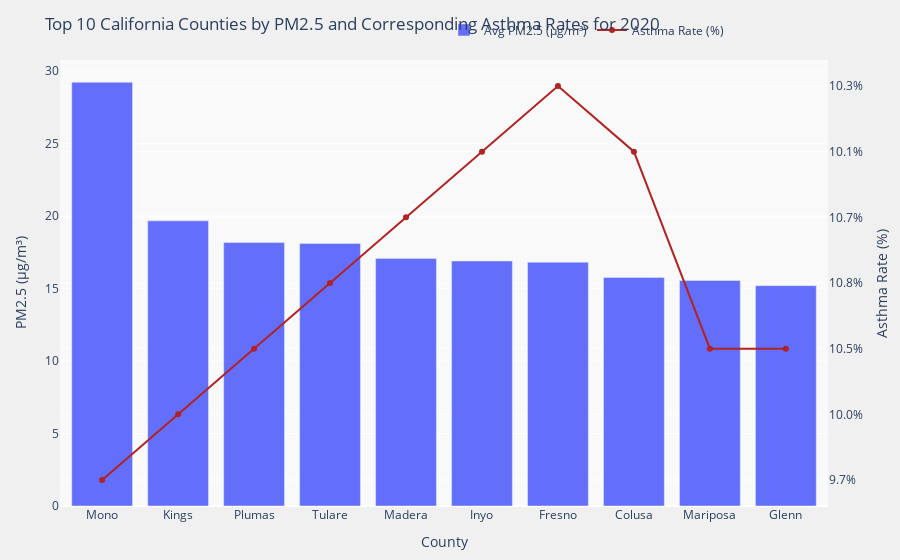

Write notebook code for a chart like this one.
### Markdown cell above
Remember our question: Which California counties had the highest average PM2.5 concentration in 2020 (data is already filtered for 2020), and what were their corresponding asthma rates?

### Code cell
# Initialize figure
fig = go.Figure()

# Bar chart for PM2.5
fig.add_trace(go.Bar(
    x=top10_pm25_asthma["county"],
    y=top10_pm25_asthma["avg_pm25"],
    name="Avg PM2.5 (μg/m³)",
    yaxis="y1"))

# Line plot for Asthma Rate
fig.add_trace(go.Scatter(
    x=top10_pm25_asthma["county"],
    y=top10_pm25_asthma["asthma_rate"],
    name="Asthma Rate (%)",
    yaxis="y2",
    mode="lines+markers",
    line=dict(color='firebrick')))

# Layout
fig.update_layout(
    title="Top 10 California Counties by PM2.5 and Corresponding Asthma Rates for 2020",
    xaxis=dict(title="County"),
    yaxis=dict(
        title="PM2.5 (μg/m³)",
        side="left"),
    yaxis2=dict(
        title="Asthma Rate (%)",
        overlaying="y",
        side="right"),
    legend=dict(x=0.5, y=1.1, orientation="h"),
    margin={"l": 60, "r": 60, "t": 60, "b": 40},

    # change background
    plot_bgcolor="#f9f9f9",
    paper_bgcolor="#f0f0f0")

fig.show()

# Save as html
fig.write_html("pm25_asthma_chart.html")

### Figure 1 — Plotly figure (JSON) as saved in the notebook; plotly's stock layout.template omitted (floating-point values rounded to 4 significant figures)
{"data": [{"name": "Avg PM2.5 (μg/m³)", "type": "bar", "x": ["Mono", "Kings", "Plumas", "Tulare", "Madera", "Inyo", "Fresno", "Colusa", "Mariposa", "Glenn"], "y": [29.21, 19.66, 18.16, 18.1, 17.07, 16.89, 16.8, 15.75, 15.55, 15.19], "yaxis": "y"}, {"line": {"color": "firebrick"}, "mode": "lines+markers", "name": "Asthma Rate (%)", "type": "scatter", "x": ["Mono", "Kings", "Plumas", "Tulare", "Madera", "Inyo", "Fresno", "Colusa", "Mariposa", "Glenn"], "y": ["9.7%", "10.0%", "10.5%", "10.8%", "10.7%", "10.1%", "10.3%", "10.1%", "10.5%", "10.5%"], "yaxis": "y2"}], "layout": {"legend": {"orientation": "h", "x": 0.5, "y": 1.1}, "margin": {"b": 40, "l": 60, "r": 60, "t": 60}, "paper_bgcolor": "#f0f0f0", "plot_bgcolor": "#f9f9f9", "title": {"text": "Top 10 California Counties by PM2.5 and Corresponding Asthma Rates for 2020"}, "xaxis": {"title": {"text": "County"}}, "yaxis": {"side": "left", "title": {"text": "PM2.5 (μg/m³)"}}, "yaxis2": {"overlaying": "y", "side": "right", "title": {"text": "Asthma Rate (%)"}}}}
